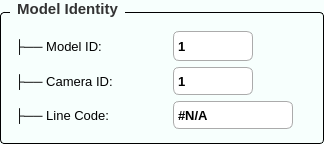
               <widget class="QGroupBox" name="groupBox_identity">
                <property name="sizePolicy">
                 <sizepolicy hsizetype="Expanding" vsizetype="Preferred">
                  <horstretch>2</horstretch>
                  <verstretch>0</verstretch>
                 </sizepolicy>
                </property>
                <property name="font">
                 <font>
                  <family>Segoe UI</family>
                  <pointsize>-1</pointsize>
                  <weight>75</weight>
                  <bold>true</bold>
                 </font>
                </property>
                <property name="styleSheet">
                 <string notr="true">/* Khung chính của GroupBox */
QGroupBox {
    background-color: #F7FFFD; /* Màu nền theo yêu cầu của bạn */
    border: 1px solid #000000; /* Viền xám mảnh để định hình khối */
    border-radius: 4px;        /* Bo tròn góc 4px đồng bộ với QPushButton */
    margin-top: 12px;          /* Tạo khoảng cách phía trên để nhường chỗ cho chữ tiêu đề */
    font-size: 15px;           /* Kích thước chữ tiêu đề */
    font-weight: bold;         /* Làm đậm chữ tiêu đề */
    color: #333333;            /* Màu chữ tiêu đề */
}

/* Tùy chỉnh vị trí của chữ tiêu đề GroupBox */
QGroupBox::title {
    subcontrol-origin: margin;
    subcontrol-position: top left; /* Đặt tiêu đề ở góc trên bên trái */
    left: 10px;                    /* Đẩy chữ dịch vào trong một chút cho đẹp */
    padding: 0px 5px;              /* Khoảng cách đệm xung quanh chữ */
}
</string>
                </property>
                <property name="title">
                 <string>Model Identity</string>
                </property>
                <layout class="QVBoxLayout" name="vlayout_group_identity">
                 <property name="leftMargin">
                  <number>14</number>
                 </property>
                 <property name="topMargin">
                  <number>18</number>
                 </property>
                 <property name="rightMargin">
                  <number>14</number>
                 </property>
                 <property name="bottomMargin">
                  <number>14</number>
                 </property>
                 <item>
                  <layout class="QHBoxLayout" name="hlayout_model_id">
                   <property name="spacing">
                    <number>8</number>
                   </property>
                   <item>
                    <widget class="QLabel" name="label_7">
                     <property name="minimumSize">
                      <size>
                       <width>150</width>
                       <height>0</height>
                      </size>
                     </property>
                     <property name="maximumSize">
                      <size>
                       <width>150</width>
                       <height>16777215</height>
                      </size>
                     </property>
                     <property name="font">
                      <font>
                       <pointsize>10</pointsize>
                      </font>
                     </property>
                     <property name="text">
                      <string>├── Model ID:</string>
                     </property>
                    </widget>
                   </item>
                   <item>
                    <widget class="QComboBox" name="comboBox_model_id">
                     <property name="minimumSize">
                      <size>
                       <width>80</width>
                       <height>30</height>
                      </size>
                     </property>
                     <property name="font">
                      <font>
                       <family>Segoe UI</family>
                       <pointsize>10</pointsize>
                       <weight>75</weight>
                       <bold>true</bold>
                      </font>
                     </property>
                     <property name="styleSheet">
                      <string notr="true">QComboBox { border: 1px solid #ababab; border-radius: 6px; }
QComboBox::drop-down { border: none; }
</string>
                     </property>
                     <item>
                      <property name="text">
                       <string>1</string>
                      </property>
                     </item>
                    </widget>
                   </item>
                   <item>
                    <widget class="QLabel" name="label_25">
                     <property name="font">
                      <font>
                       <pointsize>10</pointsize>
                      </font>
                     </property>
                     <property name="text">
                      <string/>
                     </property>
                    </widget>
                   </item>
                  </layout>
                 </item>
                 <item>
                  <layout class="QHBoxLayout" name="hlayout_camera_id">
                   <property name="spacing">
                    <number>8</number>
                   </property>
                   <item>
                    <widget class="QLabel" name="label_18">
                     <property name="minimumSize">
                      <size>
                       <width>150</width>
                       <height>0</height>
                      </size>
                     </property>
                     <property name="maximumSize">
                      <size>
                       <width>150</width>
                       <height>16777215</height>
                      </size>
                     </property>
                     <property name="font">
                      <font>
                       <pointsize>10</pointsize>
                      </font>
                     </property>
                     <property name="text">
                      <string>├── Camera ID:</string>
                     </property>
                    </widget>
                   </item>
                   <item>
                    <widget class="QComboBox" name="comboBox_camera_id">
                     <property name="minimumSize">
                      <size>
                       <width>80</width>
                       <height>28</height>
                      </size>
                     </property>
                     <property name="font">
                      <font>
                       <family>Segoe UI</family>
                       <pointsize>10</pointsize>
                       <weight>75</weight>
                       <bold>true</bold>
                      </font>
                     </property>
                     <property name="styleSheet">
                      <string notr="true">QComboBox { border: 1px solid #ababab; border-radius: 6px; }
QComboBox::drop-down { border: none; }
</string>
                     </property>
                     <item>
                      <property name="text">
                       <string>1</string>
                      </property>
                     </item>
                    </widget>
                   </item>
                   <item>
                    <widget class="QLabel" name="label_26">
                     <property name="font">
                      <font>
                       <pointsize>10</pointsize>
                      </font>
                     </property>
                     <property name="text">
                      <string/>
                     </property>
                    </widget>
                   </item>
                  </layout>
                 </item>
                 <item>
                  <layout class="QHBoxLayout" name="hlayout_linecode">
                   <property name="spacing">
                    <number>8</number>
                   </property>
                   <item>
                    <widget class="QLabel" name="label_19">
                     <property name="minimumSize">
                      <size>
                       <width>150</width>
                       <height>0</height>
                      </size>
                     </property>
                     <property name="maximumSize">
                      <size>
                       <width>150</width>
                       <height>16777215</height>
                      </size>
                     </property>
                     <property name="font">
                      <font>
                       <pointsize>10</pointsize>
                      </font>
                     </property>
                     <property name="text">
                      <string>├── Line Code:</string>
                     </property>
                    </widget>
                   </item>
                   <item>
                    <widget class="QComboBox" name="comboBox_line_code_id">
                     <property name="minimumSize">
                      <size>
                       <width>120</width>
                       <height>28</height>
                      </size>
                     </property>
                     <property name="font">
                      <font>
                       <family>Segoe UI</family>
                       <pointsize>10</pointsize>
                       <weight>75</weight>
                       <bold>true</bold>
                      </font>
                     </property>
                     <property name="styleSheet">
                      <string notr="true">QComboBox { border: 1px solid #ababab; border-radius: 6px; }
QComboBox::drop-down { border: none; }
</string>
                     </property>
                     <item>
                      <property name="text">
                       <string>#N/A</string>
                      </property>
                     </item>
                    </widget>
                   </item>
                   <item>
                    <widget class="QLabel" name="label_27">
                     <property name="font">
                      <font>
                       <pointsize>10</pointsize>
                      </font>
                     </property>
                     <property name="text">
                      <string/>
                     </property>
                    </widget>
                   </item>
                  </layout>
                 </item>
                </layout>
               </widget>
